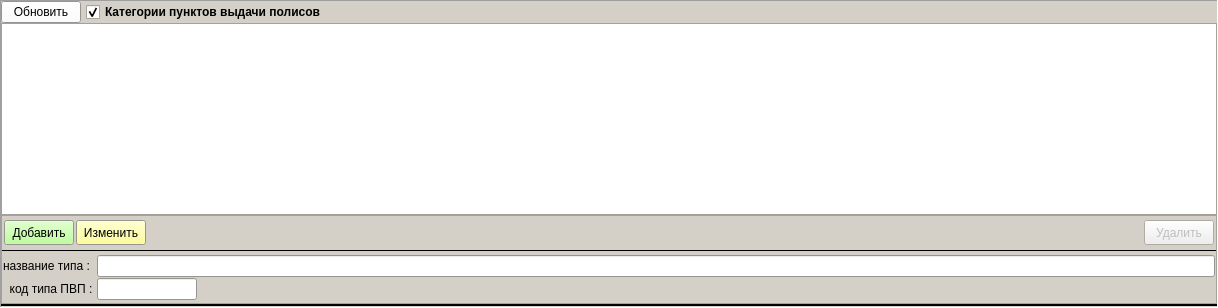
      <widget class="QFrame" name="pan_point_types">
       <property name="minimumSize">
        <size>
         <width>100</width>
         <height>100</height>
        </size>
       </property>
       <property name="palette">
        <palette>
         <active>
          <colorrole role="Base">
           <brush brushstyle="SolidPattern">
            <color alpha="255">
             <red>255</red>
             <green>255</green>
             <blue>255</blue>
            </color>
           </brush>
          </colorrole>
          <colorrole role="Window">
           <brush brushstyle="SolidPattern">
            <color alpha="255">
             <red>212</red>
             <green>208</green>
             <blue>200</blue>
            </color>
           </brush>
          </colorrole>
         </active>
         <inactive>
          <colorrole role="Base">
           <brush brushstyle="SolidPattern">
            <color alpha="255">
             <red>255</red>
             <green>255</green>
             <blue>255</blue>
            </color>
           </brush>
          </colorrole>
          <colorrole role="Window">
           <brush brushstyle="SolidPattern">
            <color alpha="255">
             <red>212</red>
             <green>208</green>
             <blue>200</blue>
            </color>
           </brush>
          </colorrole>
         </inactive>
         <disabled>
          <colorrole role="Base">
           <brush brushstyle="SolidPattern">
            <color alpha="255">
             <red>212</red>
             <green>208</green>
             <blue>200</blue>
            </color>
           </brush>
          </colorrole>
          <colorrole role="Window">
           <brush brushstyle="SolidPattern">
            <color alpha="255">
             <red>212</red>
             <green>208</green>
             <blue>200</blue>
            </color>
           </brush>
          </colorrole>
         </disabled>
        </palette>
       </property>
       <property name="frameShape">
        <enum>QFrame::Panel</enum>
       </property>
       <property name="frameShadow">
        <enum>QFrame::Sunken</enum>
       </property>
       <layout class="QVBoxLayout" name="verticalLayout_2">
        <property name="spacing">
         <number>0</number>
        </property>
        <property name="leftMargin">
         <number>0</number>
        </property>
        <property name="topMargin">
         <number>0</number>
        </property>
        <property name="rightMargin">
         <number>0</number>
        </property>
        <property name="bottomMargin">
         <number>0</number>
        </property>
        <item>
         <layout class="QHBoxLayout" name="horizontalLayout_15">
          <property name="spacing">
           <number>5</number>
          </property>
          <property name="leftMargin">
           <number>0</number>
          </property>
          <property name="topMargin">
           <number>0</number>
          </property>
          <property name="rightMargin">
           <number>0</number>
          </property>
          <property name="bottomMargin">
           <number>0</number>
          </property>
          <item>
           <widget class="QPushButton" name="bn_refresh_point_types">
            <property name="palette">
             <palette>
              <active>
               <colorrole role="Button">
                <brush brushstyle="SolidPattern">
                 <color alpha="255">
                  <red>255</red>
                  <green>255</green>
                  <blue>255</blue>
                 </color>
                </brush>
               </colorrole>
              </active>
              <inactive>
               <colorrole role="Button">
                <brush brushstyle="SolidPattern">
                 <color alpha="255">
                  <red>255</red>
                  <green>255</green>
                  <blue>255</blue>
                 </color>
                </brush>
               </colorrole>
              </inactive>
              <disabled>
               <colorrole role="Button">
                <brush brushstyle="SolidPattern">
                 <color alpha="255">
                  <red>255</red>
                  <green>255</green>
                  <blue>255</blue>
                 </color>
                </brush>
               </colorrole>
              </disabled>
             </palette>
            </property>
            <property name="text">
             <string>Обновить</string>
            </property>
            <property name="icon">
             <iconset resource="_inko_pol2_res.qrc">
              <normaloff>:/refresh.png</normaloff>:/refresh.png</iconset>
            </property>
            <property name="autoDefault">
             <bool>false</bool>
            </property>
           </widget>
          </item>
          <item>
           <widget class="QCheckBox" name="ch_point_types">
            <property name="font">
             <font>
              <weight>75</weight>
              <bold>true</bold>
             </font>
            </property>
            <property name="text">
             <string>Категории пунктов выдачи полисов</string>
            </property>
            <property name="checked">
             <bool>true</bool>
            </property>
           </widget>
          </item>
          <item>
           <spacer name="horizontalSpacer_13">
            <property name="orientation">
             <enum>Qt::Horizontal</enum>
            </property>
            <property name="sizeHint" stdset="0">
             <size>
              <width>40</width>
              <height>20</height>
             </size>
            </property>
           </spacer>
          </item>
         </layout>
        </item>
        <item>
         <widget class="QTableView" name="tab_point_types">
          <property name="selectionMode">
           <enum>QAbstractItemView::SingleSelection</enum>
          </property>
          <property name="selectionBehavior">
           <enum>QAbstractItemView::SelectRows</enum>
          </property>
          <attribute name="verticalHeaderDefaultSectionSize">
           <number>20</number>
          </attribute>
         </widget>
        </item>
        <item>
         <widget class="QFrame" name="bns_point_types">
          <property name="frameShape">
           <enum>QFrame::StyledPanel</enum>
          </property>
          <property name="frameShadow">
           <enum>QFrame::Raised</enum>
          </property>
          <layout class="QVBoxLayout" name="verticalLayout_8">
           <property name="spacing">
            <number>2</number>
           </property>
           <property name="leftMargin">
            <number>0</number>
           </property>
           <property name="topMargin">
            <number>2</number>
           </property>
           <property name="rightMargin">
            <number>0</number>
           </property>
           <property name="bottomMargin">
            <number>2</number>
           </property>
           <item>
            <layout class="QHBoxLayout" name="horizontalLayout">
             <property name="spacing">
              <number>2</number>
             </property>
             <property name="leftMargin">
              <number>2</number>
             </property>
             <property name="topMargin">
              <number>2</number>
             </property>
             <property name="rightMargin">
              <number>2</number>
             </property>
             <property name="bottomMargin">
              <number>2</number>
             </property>
             <item>
              <widget class="QPushButton" name="bn_add_point_type">
               <property name="minimumSize">
                <size>
                 <width>70</width>
                 <height>25</height>
                </size>
               </property>
               <property name="maximumSize">
                <size>
                 <width>70</width>
                 <height>25</height>
                </size>
               </property>
               <property name="palette">
                <palette>
                 <active>
                  <colorrole role="Button">
                   <brush brushstyle="SolidPattern">
                    <color alpha="255">
                     <red>170</red>
                     <green>255</green>
                     <blue>127</blue>
                    </color>
                   </brush>
                  </colorrole>
                 </active>
                 <inactive>
                  <colorrole role="Button">
                   <brush brushstyle="SolidPattern">
                    <color alpha="255">
                     <red>170</red>
                     <green>255</green>
                     <blue>127</blue>
                    </color>
                   </brush>
                  </colorrole>
                 </inactive>
                 <disabled>
                  <colorrole role="Button">
                   <brush brushstyle="SolidPattern">
                    <color alpha="255">
                     <red>170</red>
                     <green>255</green>
                     <blue>127</blue>
                    </color>
                   </brush>
                  </colorrole>
                 </disabled>
                </palette>
               </property>
               <property name="text">
                <string>Добавить</string>
               </property>
               <property name="autoDefault">
                <bool>false</bool>
               </property>
               <property name="default">
                <bool>false</bool>
               </property>
              </widget>
             </item>
             <item>
              <widget class="QPushButton" name="bn_edit_point_type">
               <property name="minimumSize">
                <size>
                 <width>70</width>
                 <height>25</height>
                </size>
               </property>
               <property name="maximumSize">
                <size>
                 <width>70</width>
                 <height>25</height>
                </size>
               </property>
               <property name="palette">
                <palette>
                 <active>
                  <colorrole role="Button">
                   <brush brushstyle="SolidPattern">
                    <color alpha="255">
                     <red>255</red>
                     <green>255</green>
                     <blue>127</blue>
                    </color>
                   </brush>
                  </colorrole>
                 </active>
                 <inactive>
                  <colorrole role="Button">
                   <brush brushstyle="SolidPattern">
                    <color alpha="255">
                     <red>255</red>
                     <green>255</green>
                     <blue>127</blue>
                    </color>
                   </brush>
                  </colorrole>
                 </inactive>
                 <disabled>
                  <colorrole role="Button">
                   <brush brushstyle="SolidPattern">
                    <color alpha="255">
                     <red>255</red>
                     <green>255</green>
                     <blue>127</blue>
                    </color>
                   </brush>
                  </colorrole>
                 </disabled>
                </palette>
               </property>
               <property name="text">
                <string>Изменить</string>
               </property>
               <property name="autoDefault">
                <bool>false</bool>
               </property>
               <property name="default">
                <bool>false</bool>
               </property>
              </widget>
             </item>
             <item>
              <spacer name="horizontalSpacer_2">
               <property name="orientation">
                <enum>Qt::Horizontal</enum>
               </property>
               <property name="sizeHint" stdset="0">
                <size>
                 <width>996</width>
                 <height>20</height>
                </size>
               </property>
              </spacer>
             </item>
             <item>
              <widget class="QPushButton" name="bn_delete_point_type">
               <property name="enabled">
                <bool>false</bool>
               </property>
               <property name="minimumSize">
                <size>
                 <width>70</width>
                 <height>25</height>
                </size>
               </property>
               <property name="maximumSize">
                <size>
                 <width>70</width>
                 <height>25</height>
                </size>
               </property>
               <property name="text">
                <string>Удалить</string>
               </property>
               <property name="autoDefault">
                <bool>false</bool>
               </property>
               <property name="default">
                <bool>false</bool>
               </property>
              </widget>
             </item>
            </layout>
           </item>
           <item>
            <widget class="Line" name="line_10">
             <property name="minimumSize">
              <size>
               <width>0</width>
               <height>2</height>
              </size>
             </property>
             <property name="frameShadow">
              <enum>QFrame::Plain</enum>
             </property>
             <property name="orientation">
              <enum>Qt::Horizontal</enum>
             </property>
            </widget>
           </item>
           <item>
            <layout class="QFormLayout" name="formLayout_2">
             <property name="horizontalSpacing">
              <number>1</number>
             </property>
             <property name="verticalSpacing">
              <number>1</number>
             </property>
             <property name="leftMargin">
              <number>1</number>
             </property>
             <property name="topMargin">
              <number>1</number>
             </property>
             <property name="rightMargin">
              <number>1</number>
             </property>
             <property name="bottomMargin">
              <number>1</number>
             </property>
             <item row="0" column="0">
              <widget class="QLabel" name="label_3">
               <property name="text">
                <string>название типа : </string>
               </property>
              </widget>
             </item>
             <item row="1" column="0">
              <widget class="QLabel" name="label">
               <property name="text">
                <string>  код типа ПВП : </string>
               </property>
              </widget>
             </item>
             <item row="0" column="1">
              <widget class="QLineEdit" name="ln_point_type_name">
               <property name="frame">
                <bool>true</bool>
               </property>
              </widget>
             </item>
             <item row="1" column="1">
              <widget class="QLineEdit" name="ln_point_type_code">
               <property name="maximumSize">
                <size>
                 <width>100</width>
                 <height>16777215</height>
                </size>
               </property>
               <property name="frame">
                <bool>true</bool>
               </property>
              </widget>
             </item>
            </layout>
           </item>
          </layout>
         </widget>
        </item>
        <item>
         <widget class="Line" name="line_8">
          <property name="minimumSize">
           <size>
            <width>0</width>
            <height>2</height>
           </size>
          </property>
          <property name="frameShadow">
           <enum>QFrame::Plain</enum>
          </property>
          <property name="lineWidth">
           <number>2</number>
          </property>
          <property name="orientation">
           <enum>Qt::Horizontal</enum>
          </property>
         </widget>
        </item>
       </layout>
      </widget>
